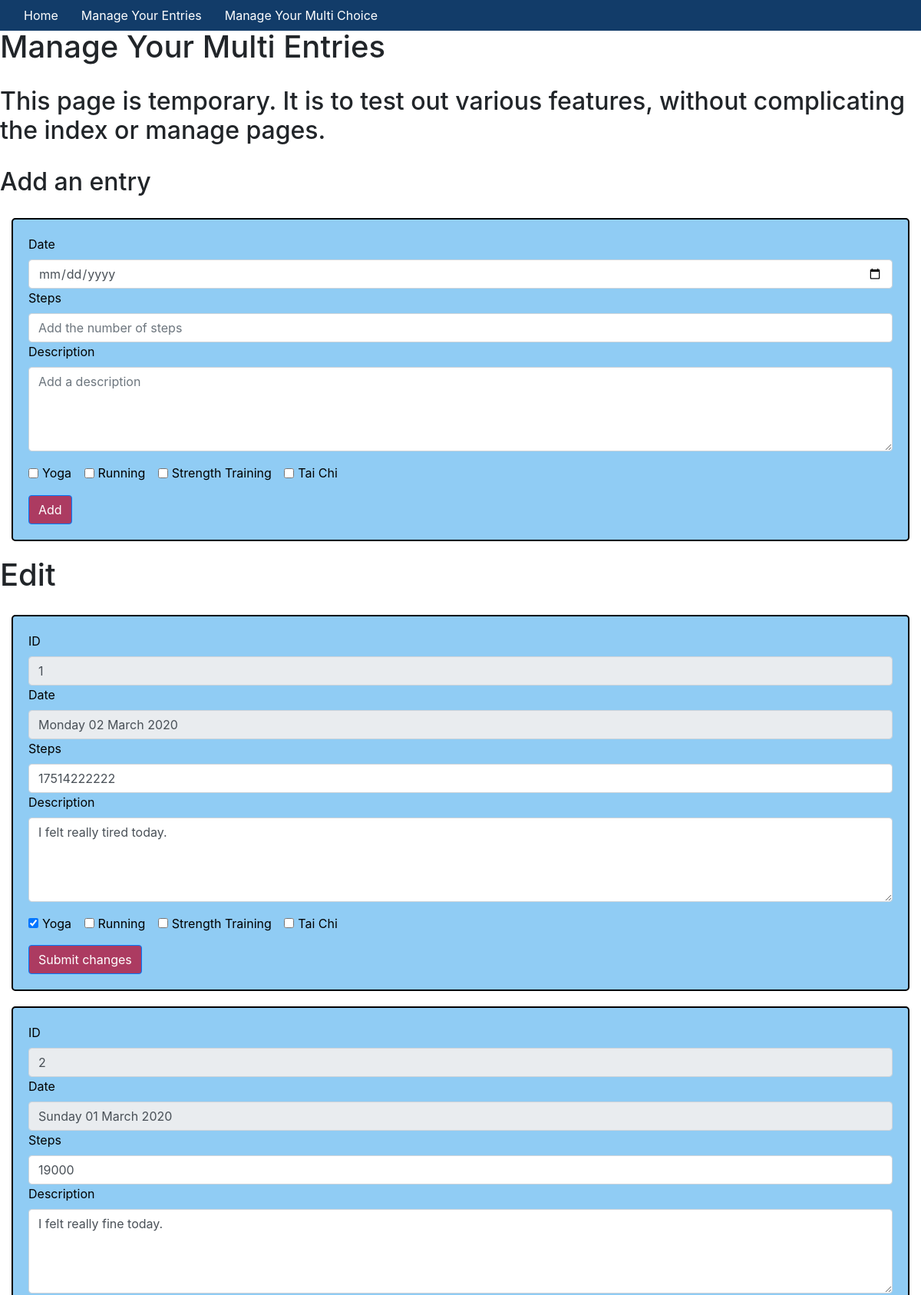
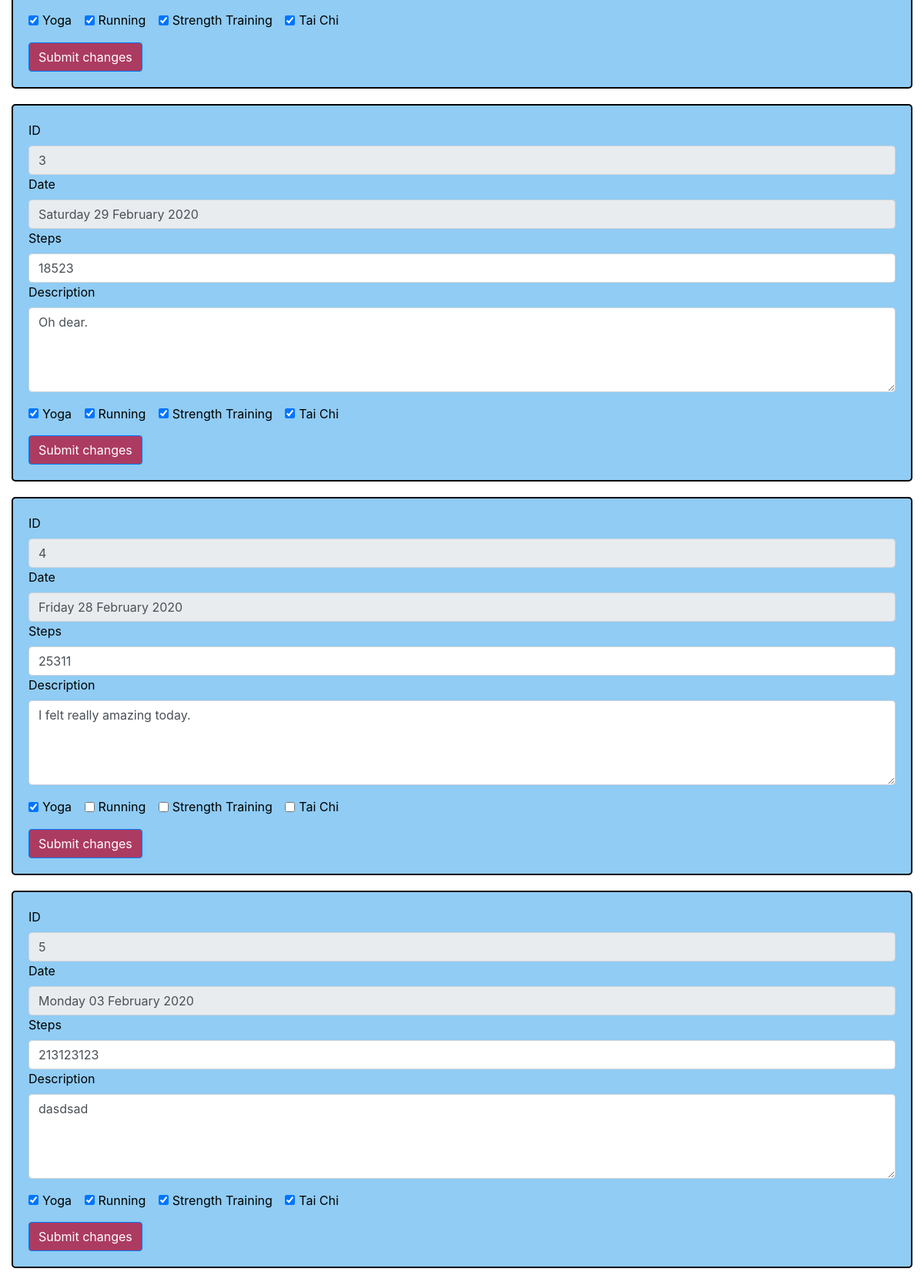
The app's page /multi (upper part) with its own data (2 pictures, top to bottom).
### app/models.py (models this page shows, shortened)
class JournalEntry(db.Model):
    id = db.Column(db.Integer, primary_key=True)
    date = db.Column(db.Date, default=datetime.datetime.now(), unique=True, index=True)
    steps = db.Column(db.Integer)
    description = db.Column(db.Text())
    yoga = db.Column(db.Boolean, default=False)
    running = db.Column(db.Boolean, default=False)
    strength_training = db.Column(db.Boolean, default=False)
    tai_chi = db.Column(db.Boolean, default=False)
    user_id = db.Column(db.Integer, db.ForeignKey('user.id'))
    def show_pretty_date(self):
        entry_date = self.date.strftime("%A %d %B %Y")
        return entry_date

### app/routes.py (the view)
@app.route('/multi')
def multi_entries():
    entries = JournalEntry.query.all()
    return render_template('multi.html', title="Manage Your Multi Entries", entries=entries)

### app/templates/multi.html (shortened to what this page needs)
{% extends "base.html" %} {% block content %}
<div class='container-fluid'>
    <div class="row">
        <h1>{{title}}</h1>
    </div>
    <div class="row">
        <h2>This page is temporary. It is to test out various features, without complicating the index or manage pages.
        </h2>
    </div>
    <div class="row add-entry-row">
        <h2>Add an entry</h2>
        <div class="col-sm-12 add-form">
            <form action="/multi" method="POST">
                <div class="form-group">
                    <label for="date">Date</label>
                    <input type="date" class="form-control" name="date" id="date">
                    <label for="steps">Steps</label>
                    <input type="number" class="form-control" name="steps" id="steps" placeholder="Add the number of steps">
                    <label for="description">Description</label>
                    <textarea class="form-control" name="description" id="description" rows=4 placeholder="Add a description" required></textarea>
                </div>
                <div class="form-group">
                    <div class="form-check form-check-inline">
                        <input class="form-check-input" type="checkbox" name="yoga" id="yoga" value="yoga">
                        <label class="form-check-label" for="yoga">Yoga</label>
                    </div>
                    <div class="form-check form-check-inline">
                        <input class="form-check-input" type="checkbox" name="running" id="running" value="running">
                        <label class="form-check-label" for="running">Running</label>
                    </div>
                    <div class="form-check form-check-inline">
                        <input class="form-check-input" type="checkbox" name="strength_training" id="strength_training" value="strength_training">
                        <label class="form-check-label" for="strength_training">Strength Training</label>
                    </div>
                    <div class="form-check form-check-inline">
                        <input class="form-check-input" type="checkbox" name="tai_chi" id="tai_chi" value="tai_chi">
                        <label class="form-check-label" for="tai_chi">Tai Chi</label>
                    </div>
                </div>
                <button type="submit" class="btn btn-primary" value="Add">Add</button>
            </form>
        </div>
    </div>
    <div class="row">
        <h1>Edit</h1>
    </div>
    {% for entry in entries %}
    <form method="POST" action="/multi/{{entry.id}}/edit">
        <div class="form-group">
            <label for="id">ID</label>
            <input class="form-control" type="text" value="{{entry.id}}" name="entry_id" readonly>
            <label for="date">Date</label>
            <input class="form-control" type="text" value="{{entry.show_pretty_date()}}" name="entry_date" readonly>
            <label for="steps">Steps</label>
            <input class="form-control" value="{{entry.steps}}" name="new_steps" placeholder={{entry.steps}}>
            <label for="description">Description</label>
            <textarea class="form-control" value="{{entry.description}}" name="new_description" rows="4">{{entry.description}}</textarea>
        </div>
        <div class="form-group">
            <div class="form-check form-check-inline">
                <input class="form-check-input" type="checkbox" name="yoga" id="yoga" value="{{entry.yoga}}" {% if entry.yoga %} checked {% endif %}>
                <label class="form-check-label" for="yoga">Yoga</label>
            </div>
            <div class="form-check form-check-inline">
                <input class="form-check-input" type="checkbox" name="running" id="running" value="{{entry.running}}" {% if entry.running %} checked {% endif %}>
                <label class="form-check-label" for="running">Running</label>
            </div>
            <div class="form-check form-check-inline">
                <input class="form-check-input" type="checkbox" name="strength_training" id="strength_training" value="{{entry.strength_training}}" {% if entry.strength_training %} checked {% endif %}>
                <label class="form-check-label" for="strength_training">Strength Training</label>
            </div>
            <div class="form-check form-check-inline">
                <input class="form-check-input" type="checkbox" name="tai_chi" id="tai_chi" value="{{entry.tai_chi}}" {% if entry.tai_chi %} checked {% endif %}>
                <label class="form-check-label" for="tai_chi">Tai Chi</label>
            </div>
        </div>
        <button type="submit" class="btn btn-primary" value="Edit ">Submit changes</button>
    </form>
    {% endfor %}
</div>
{% endblock %}

### app/static/css/styles.css (style rules this page uses)
.row { margin: 20px; }
form { background-color: #90CCF4; padding: 20px; margin-top: 20px; border: solid black 2px; border-radius: 5px; }
input, textarea { padding: 10px }
label { color: black }
button { margin: 10px; background-color: #AC3B61 }
.btn.btn-primary { background-color: #AC3B61 }

### records on screen
JournalEntry: entry_id "1", entry_date "Monday 02 March 2020", new_steps "17514222222", new_description "I felt really tired today.", yoga "☑"
JournalEntry: entry_id "2", entry_date "Sunday 01 March 2020", new_steps "19000", new_description "I felt really fine today.", yoga "☑", running "☑", strength_training "☑", tai_chi "☑"
JournalEntry: entry_id "3", entry_date "Saturday 29 February 2020", new_steps "18523", new_description "Oh dear.", yoga "☑", running "☑", strength_training "☑", tai_chi "☑"
JournalEntry: entry_id "4", entry_date "Friday 28 February 2020", new_steps "25311", new_description "I felt really amazing today.", yoga "☑"
JournalEntry: entry_id "5", entry_date "Monday 03 February 2020", new_steps "213123123", new_description "dasdsad", yoga "☑", running "☑", strength_training "☑", tai_chi "☑"

### other values on screen
{{ title }} "Manage Your Multi Entries"
